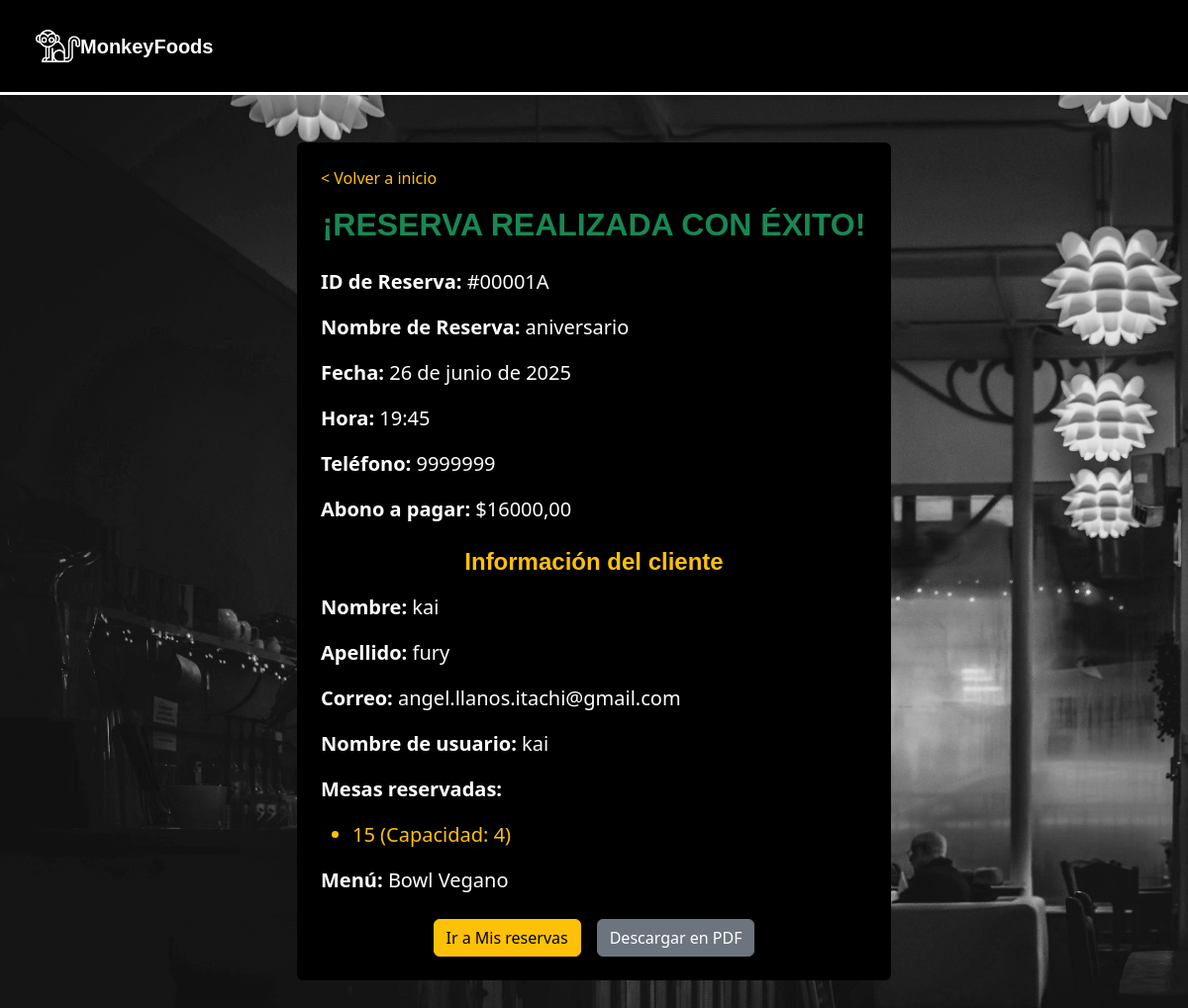
The app's page /reservas/exito/46/ with its own data.
### apps/reservas/models.py (models this page shows, shortened)
class Reserva(models.Model):
    ESTADOS_RESERVA = (
        ('borrador', 'Borrador'),
        ('completada', 'Completada'),
    )
    id_reserva = models.CharField(max_length=12, unique=True, editable=False)
    cliente = models.ForeignKey(settings.AUTH_USER_MODEL, on_delete=models.CASCADE)
    nombre_reserva = models.CharField(max_length=100)
    fecha = models.DateField()
    hora = models.TimeField()
    telefono = models.CharField(max_length=20)
    comensales = models.PositiveIntegerField(default=1)
    abono = models.DecimalField(max_digits=8, decimal_places=2)
    total = models.DecimalField(max_digits=8, decimal_places=2)
    mesas = models.ManyToManyField('Mesa')
    menu = models.ForeignKey(Menu, on_delete=models.SET_NULL, null=True, blank=True)  #modelo menú
    zona = models.ForeignKey('Zona', on_delete=models.CASCADE, null=True, blank=True)
    estado = models.CharField(max_length=20, choices=ESTADOS_RESERVA, default='borrador')

class Mesa(models.Model):
    zona = models.ForeignKey(Zona, on_delete=models.CASCADE)
    numero = models.PositiveIntegerField()
    capacidad = models.PositiveIntegerField()
    estado = models.BooleanField(default=True)  #mesa disponible o no

### apps/registrar/models.py (models this page shows, shortened)
class CustomUser(AbstractUser):
    ROL_CHOICES = (
        (1, 'Cliente'),
        (2, 'Mesero'),
        (3, 'Cocinero'),
        (4, 'Administrador'),
    )
    rol = models.PositiveSmallIntegerField(choices=ROL_CHOICES, default=1)
    foto_perfil = models.ImageField(upload_to='fotos_perfil/', blank=True, null=True)

### apps/menus/models.py (models this page shows, shortened)
class Menu(models.Model):
    nombre = models.CharField(max_length=100)
    descripcion = models.TextField()
    precio = models.DecimalField(max_digits=8, decimal_places=2)
    imagen = models.ImageField(upload_to='imagenes_menus/', blank=True, null=True)
    activo = models.BooleanField(default=True)  # <-- Nuevo campo para activar/desactivar menú

### apps/reservas/views.py (the view)
# urls.py: path('exito/<str:reserva_id>/', views.reserva_exito, name='reserva_exito'),
def reserva_exito(request, reserva_id):
    reserva = get_object_or_404(Reserva, id=reserva_id)
    if reserva.estado != 'completada':
        reserva.estado = 'completada'
        reserva.save()
        enviar_boleta_por_correo(reserva)
    return render(request, 'reservas/reserva_exito.html', {
        'reserva': reserva,
        'cliente': reserva.cliente,
    })

### apps/reservas/templates/reservas/reserva_exito.html
{% extends "base.html" %}
{% block content %}
<div class="container my-5">
  <div class="mx-auto p-4 rounded bg-black text-white" style="max-width: 600px;">
    <a href="{% url 'index' %}" class="text-warning text-decoration-none mb-3 d-block">&lt; Volver a inicio</a>
    <h2 class="text-center text-success fw-bold mb-4" style="font-family: 'Century Gothic', sans-serif;">
      ¡RESERVA REALIZADA CON ÉXITO!
    </h2>
    <div class="fs-5">
      <p><strong>ID de Reserva:</strong> #{{ reserva.id_reserva }}</p>
      <p><strong>Nombre de Reserva:</strong> {{ reserva.nombre_reserva }}</p>
      <p><strong>Fecha:</strong> {{ reserva.fecha }}</p>
      <p><strong>Hora:</strong> {{ reserva.hora }}</p>
      <p><strong>Teléfono:</strong> {{ reserva.telefono }}</p>
      <p><strong>Abono a pagar:</strong> ${{ reserva.abono }}</p>
      <h4 class="text-center text-warning fw-bold mt-4 mb-3" style="font-family: 'Century Gothic', sans-serif;">
        Información del cliente
      </h4>
      <p><strong>Nombre:</strong> {{ reserva.cliente.first_name }}</p>
      <p><strong>Apellido:</strong> {{ reserva.cliente.last_name }}</p>
      <p><strong>Correo:</strong> {{ reserva.cliente.email }}</p>
      <p><strong>Nombre de usuario:</strong> {{ reserva.cliente.username }}</p>
      <p><strong>Mesas reservadas:</strong></p>
      <ul class="text-warning">
        {% for mesa in reserva.mesas.all %}
        <li>{{ mesa.numero }} (Capacidad: {{ mesa.capacidad }})</li>
        {% empty %}
        <li>No hay mesas asignadas</li>
        {% endfor %}
      </ul>
      <p><strong>Menú:</strong> {{ reserva.menu.nombre|default:"Sin menú asignado" }}</p>
    </div>
    <div class="d-flex flex-column flex-md-row justify-content-center align-items-center gap-3 mt-4">
      <a href="{% url 'historial_reservas' %}" class="btn btn-warning">Ir a Mis reservas</a>
      <a href="{% url 'descargar_boleta' reserva.id %}" class="btn btn-secondary">Descargar en PDF</a>
    </div>
  </div>
</div>
{% endblock %}

### apps/registrar/static/registrar/css/styles.css (style rules this page uses)
.body-fondo { background-image: url(../img/fondo.jpg); background-size: cover; background-position: cover; background-repeat: no-repeat; background-attachment: fixed; }

### records on screen
Reserva: id_reserva "00001A", nombre_reserva "aniversario", fecha "26 de junio de 2025", hora "19:45", telefono "9999999", abono "16000,00", cliente.first_name "kai", cliente.last_name "fury", cliente.email "angel.llanos.itachi@gmail.com", cliente.username "kai", menu.nombre "Bowl Vegano"
Mesa: numero "15", capacidad "4"
